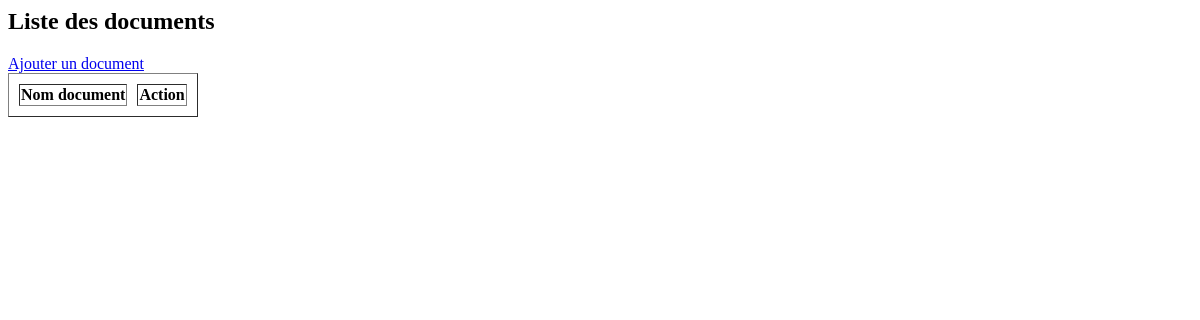
/PHP/Document/list_documents.php, run on an earlier commit of the app's database.
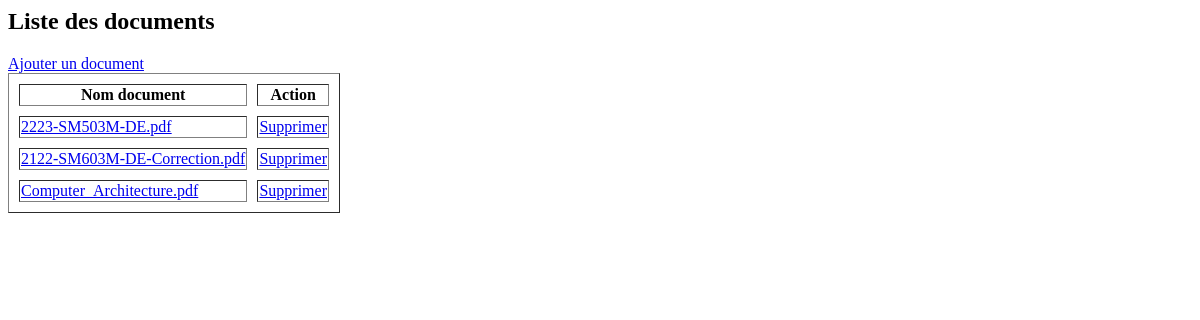
And on a later commit of the database.
### tables this page shows
CREATE TABLE `documents` (
  `ID` int(11) NOT NULL,
  `nom_fichier` varchar(255) DEFAULT NULL,
  `type_fichier` varchar(50) DEFAULT NULL,
  `taille_fichier` int(11) DEFAULT NULL,
  `contenu_fichier` longblob DEFAULT NULL
);

### PHP/Document/list_documents.php (the view, shortened to what this page needs)
<?php
include('dbConn.php');
$query = "SELECT * FROM documents";
$results = mysqli_query($connection, $query);
?>
<h2>Liste des documents</h2>
<html>
<body>
<head>
</head>
<a href="ajout_documents.php">Ajouter un document</a>
<table border="1" cellspacing='10'>
        <tr>
            <th>Nom document</th>
            <th>Action</th>
        </tr>
        <?php while($row = mysqli_fetch_assoc($results)){
            echo '<tr>';
            echo '<td><a href="downloaddocument.php?id=' . $row['ID'] . '">' . $row['nom_fichier'] . '</a></td>';
            echo '<td><a href="deletePagedocuments.php?id=' . $row['ID'] . '">Supprimer</a></td>';
            echo '</tr>';
        }
    ?>
    </table>
    </body>
    </html>

What changed in the data, as far as the page shows it:
added documents: nom_fichier "2223-SM503M-DE.pdf"
added documents: nom_fichier "2122-SM603M-DE-Correction.pdf"
added documents: nom_fichier "Computer_Architecture.pdf"
